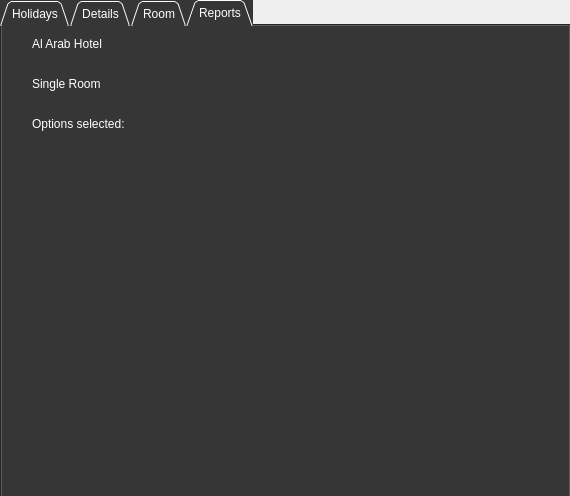
<?xml version="1.0" encoding="UTF-8"?>
<ui version="4.0">
 <class>Dialog</class>
 <widget class="QDialog" name="Dialog">
  <property name="geometry">
   <rect>
    <x>0</x>
    <y>0</y>
    <width>570</width>
    <height>496</height>
   </rect>
  </property>
  <property name="windowTitle">
   <string>Holidays</string>
  </property>
  <widget class="QTabWidget" name="tabWidget">
   <property name="geometry">
    <rect>
     <x>0</x>
     <y>0</y>
     <width>571</width>
     <height>561</height>
    </rect>
   </property>
   <property name="toolTip">
    <string>Al Arab Hotel</string>
   </property>
   <property name="styleSheet">
    <string notr="true">background-color: rgb(54, 54, 54);color:white</string>
   </property>
   <property name="tabShape">
    <enum>QTabWidget::Triangular</enum>
   </property>
   <property name="currentIndex">
    <number>3</number>
   </property>
   <widget class="QWidget" name="tab">
    <attribute name="title">
     <string>Holidays</string>
    </attribute>
    <widget class="QRadioButton" name="proti_Photo">
     <property name="geometry">
      <rect>
       <x>0</x>
       <y>20</y>
       <width>151</width>
       <height>121</height>
      </rect>
     </property>
     <property name="text">
      <string>RadioButton</string>
     </property>
     <property name="icon">
      <iconset>
       <normaloff>BurjAlArabHotel.jpg</normaloff>BurjAlArabHotel.jpg</iconset>
     </property>
     <property name="iconSize">
      <size>
       <width>500</width>
       <height>500</height>
      </size>
     </property>
     <property name="checked">
      <bool>true</bool>
     </property>
    </widget>
    <widget class="QRadioButton" name="deuteri_Photo">
     <property name="geometry">
      <rect>
       <x>0</x>
       <y>190</y>
       <width>161</width>
       <height>81</height>
      </rect>
     </property>
     <property name="toolTip">
      <string>Hilton Hotel</string>
     </property>
     <property name="text">
      <string>RadioButton</string>
     </property>
     <property name="icon">
      <iconset>
       <normaloff>hiltonhotelBW.jpg</normaloff>hiltonhotelBW.jpg</iconset>
     </property>
     <property name="iconSize">
      <size>
       <width>500</width>
       <height>500</height>
      </size>
     </property>
    </widget>
    <widget class="QRadioButton" name="triti_Photo">
     <property name="geometry">
      <rect>
       <x>0</x>
       <y>340</y>
       <width>151</width>
       <height>101</height>
      </rect>
     </property>
     <property name="toolTip">
      <string>Ice Hotel</string>
     </property>
     <property name="text">
      <string>RadioButton</string>
     </property>
     <property name="icon">
      <iconset>
       <normaloff>icehotelBW.jpg</normaloff>icehotelBW.jpg</iconset>
     </property>
     <property name="iconSize">
      <size>
       <width>500</width>
       <height>500</height>
      </size>
     </property>
    </widget>
   </widget>
   <widget class="QWidget" name="tab_2">
    <attribute name="title">
     <string>Details</string>
    </attribute>
    <widget class="QCheckBox" name="breakfast">
     <property name="geometry">
      <rect>
       <x>50</x>
       <y>50</y>
       <width>101</width>
       <height>17</height>
      </rect>
     </property>
     <property name="styleSheet">
      <string notr="true">color: rgb(255, 0, 127);font-size:15px;</string>
     </property>
     <property name="text">
      <string>Breakfast</string>
     </property>
    </widget>
    <widget class="QCheckBox" name="dinner">
     <property name="geometry">
      <rect>
       <x>50</x>
       <y>100</y>
       <width>70</width>
       <height>17</height>
      </rect>
     </property>
     <property name="styleSheet">
      <string notr="true">color:rgb(255, 0, 127);font-size:15px</string>
     </property>
     <property name="text">
      <string>Dinner</string>
     </property>
    </widget>
    <widget class="QCheckBox" name="Extra">
     <property name="geometry">
      <rect>
       <x>50</x>
       <y>150</y>
       <width>111</width>
       <height>17</height>
      </rect>
     </property>
     <property name="styleSheet">
      <string notr="true">color: rgb(255, 0, 127);font-size:15px;</string>
     </property>
     <property name="text">
      <string>Extra Trip</string>
     </property>
    </widget>
   </widget>
   <widget class="QWidget" name="tab_5">
    <attribute name="title">
     <string>Room</string>
    </attribute>
    <widget class="QRadioButton" name="single">
     <property name="geometry">
      <rect>
       <x>30</x>
       <y>60</y>
       <width>82</width>
       <height>17</height>
      </rect>
     </property>
     <property name="styleSheet">
      <string notr="true">color: rgb(255, 0, 127);font-size:15px;</string>
     </property>
     <property name="text">
      <string>Single</string>
     </property>
     <property name="checked">
      <bool>true</bool>
     </property>
    </widget>
    <widget class="QRadioButton" name="double_2">
     <property name="geometry">
      <rect>
       <x>30</x>
       <y>120</y>
       <width>82</width>
       <height>17</height>
      </rect>
     </property>
     <property name="styleSheet">
      <string notr="true">color: rgb(255, 0, 127);font-size:15px;</string>
     </property>
     <property name="text">
      <string>Double</string>
     </property>
    </widget>
    <widget class="QRadioButton" name="suite">
     <property name="geometry">
      <rect>
       <x>30</x>
       <y>170</y>
       <width>82</width>
       <height>17</height>
      </rect>
     </property>
     <property name="styleSheet">
      <string notr="true">color: rgb(255, 0, 127);font-size:15px;</string>
     </property>
     <property name="text">
      <string>Suite</string>
     </property>
    </widget>
    <widget class="QPushButton" name="showImage">
     <property name="geometry">
      <rect>
       <x>250</x>
       <y>60</y>
       <width>81</width>
       <height>23</height>
      </rect>
     </property>
     <property name="styleSheet">
      <string notr="true">color: rgb(255, 0, 127);font-size:15px;</string>
     </property>
     <property name="text">
      <string>Show Icon</string>
     </property>
     <property name="flat">
      <bool>false</bool>
     </property>
    </widget>
    <widget class="QLabel" name="picture2">
     <property name="geometry">
      <rect>
       <x>160</x>
       <y>150</y>
       <width>291</width>
       <height>231</height>
      </rect>
     </property>
     <property name="text">
      <string/>
     </property>
    </widget>
   </widget>
   <widget class="QWidget" name="tab_6">
    <attribute name="title">
     <string>Reports</string>
    </attribute>
    <widget class="QLabel" name="HotelLabel">
     <property name="geometry">
      <rect>
       <x>30</x>
       <y>10</y>
       <width>81</width>
       <height>16</height>
      </rect>
     </property>
     <property name="text">
      <string>Al Arab Hotel</string>
     </property>
    </widget>
    <widget class="QLabel" name="options">
     <property name="geometry">
      <rect>
       <x>30</x>
       <y>90</y>
       <width>331</width>
       <height>16</height>
      </rect>
     </property>
     <property name="text">
      <string>Options selected:</string>
     </property>
    </widget>
    <widget class="QLabel" name="roomLabel">
     <property name="geometry">
      <rect>
       <x>30</x>
       <y>50</y>
       <width>71</width>
       <height>16</height>
      </rect>
     </property>
     <property name="text">
      <string>Single Room</string>
     </property>
    </widget>
   </widget>
  </widget>
 </widget>
 <resources/>
 <connections/>
</ui>
